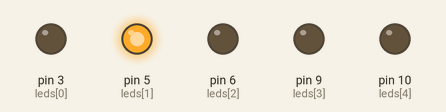
The sketch below on a simulated Arduino Uno, built with avr-gcc and run on an emulated ATmega328P. On the bench: output pins drawn as LEDs (lit = HIGH).

Above: at 0.3 s.
At 0.7 s:
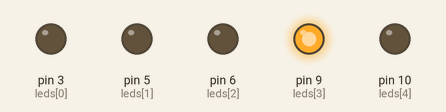
At 1.0 s:
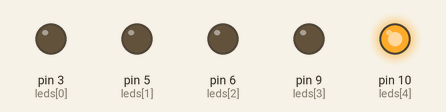
At 2.5 s:
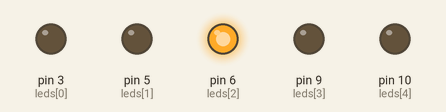
At 4.0 s:
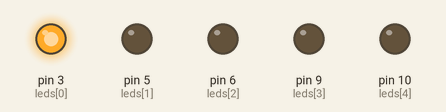
Timing chart, 0 to 4.6 s (numbered marks = the images above):
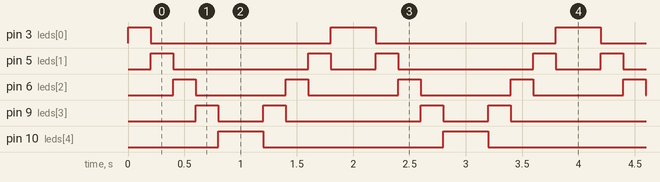

The sketch:

kitt.ino
```cpp
// Vamos iluminando los leds consetivamente entre el 8 y 12

int leds[]={3,5,6,9,10};

void setup() {
   for(int i=0;i<=4;i=i+1)
   {
      pinMode(leds[i],OUTPUT);
   }
}

void loop() {
   for(int i=0;i<=4;i=i+1)
   {
      digitalWrite(leds[i],HIGH);
      delay(200);
      digitalWrite(leds[i],LOW);
   }
   for(int i=4;i>=0;i=i-1)
   {
      digitalWrite(leds[i],HIGH);
      delay(200);
      digitalWrite(leds[i],LOW);
   }
}
```

Measured:
- by itself, pin 3 (leds[0]): repeats every 2.0 s: LOW 1.6 s, HIGH 0.40 s
- by itself, pin 5 (leds[1]): repeats every 2.0 s: LOW 1.2 s, HIGH 0.20 s, LOW 0.40 s, HIGH 0.20 s
- by itself, pin 6 (leds[2]): alternates HIGH for 0.20 s and LOW for 0.80 s
- by itself, pin 9 (leds[3]): repeats every 2.0 s: LOW 0.40 s, HIGH 0.20 s, LOW 1.2 s, HIGH 0.20 s
- by itself, pin 10 (leds[4]): alternates HIGH for 0.40 s and LOW for 1.6 s
